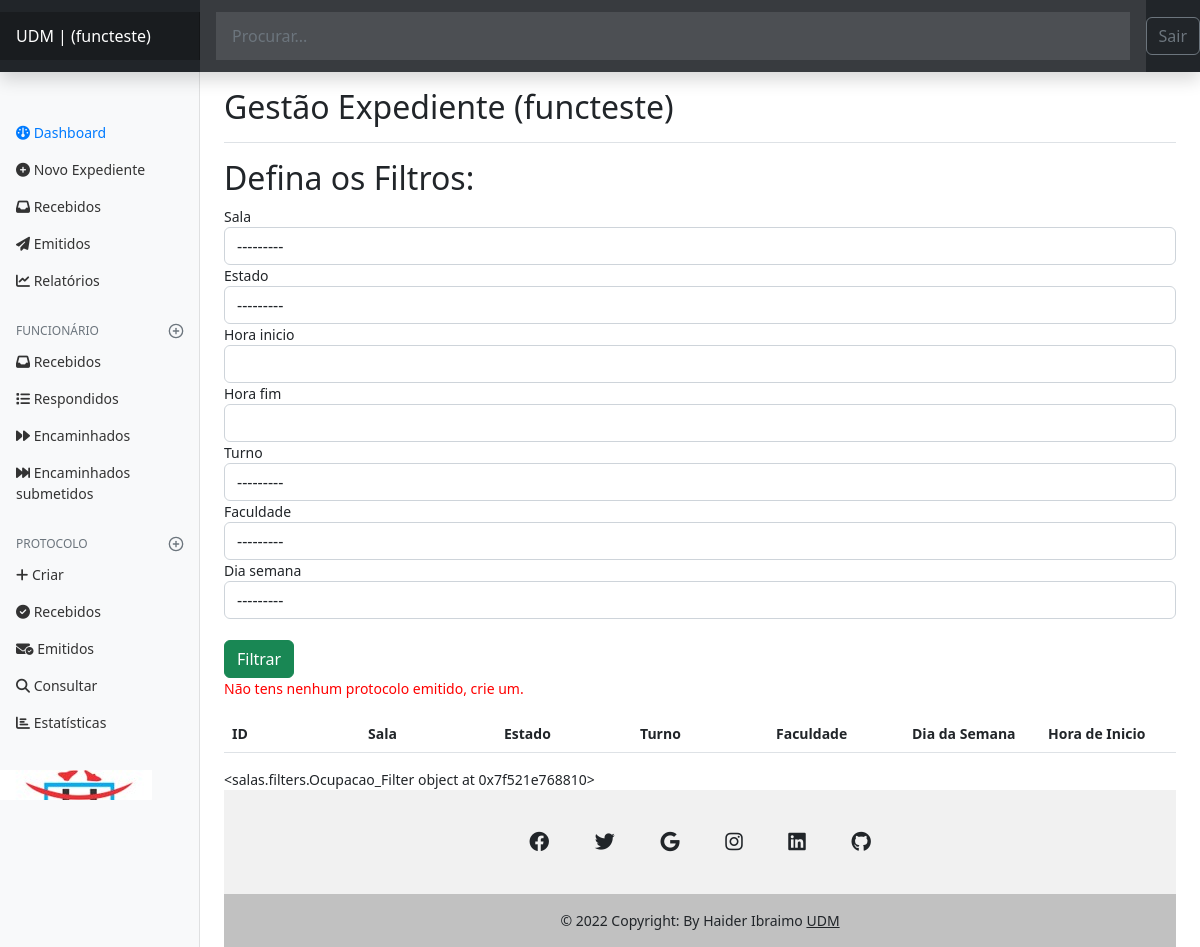
The page /salas/dashbord/salas/search/ (signed in) on the database as committed earlier.
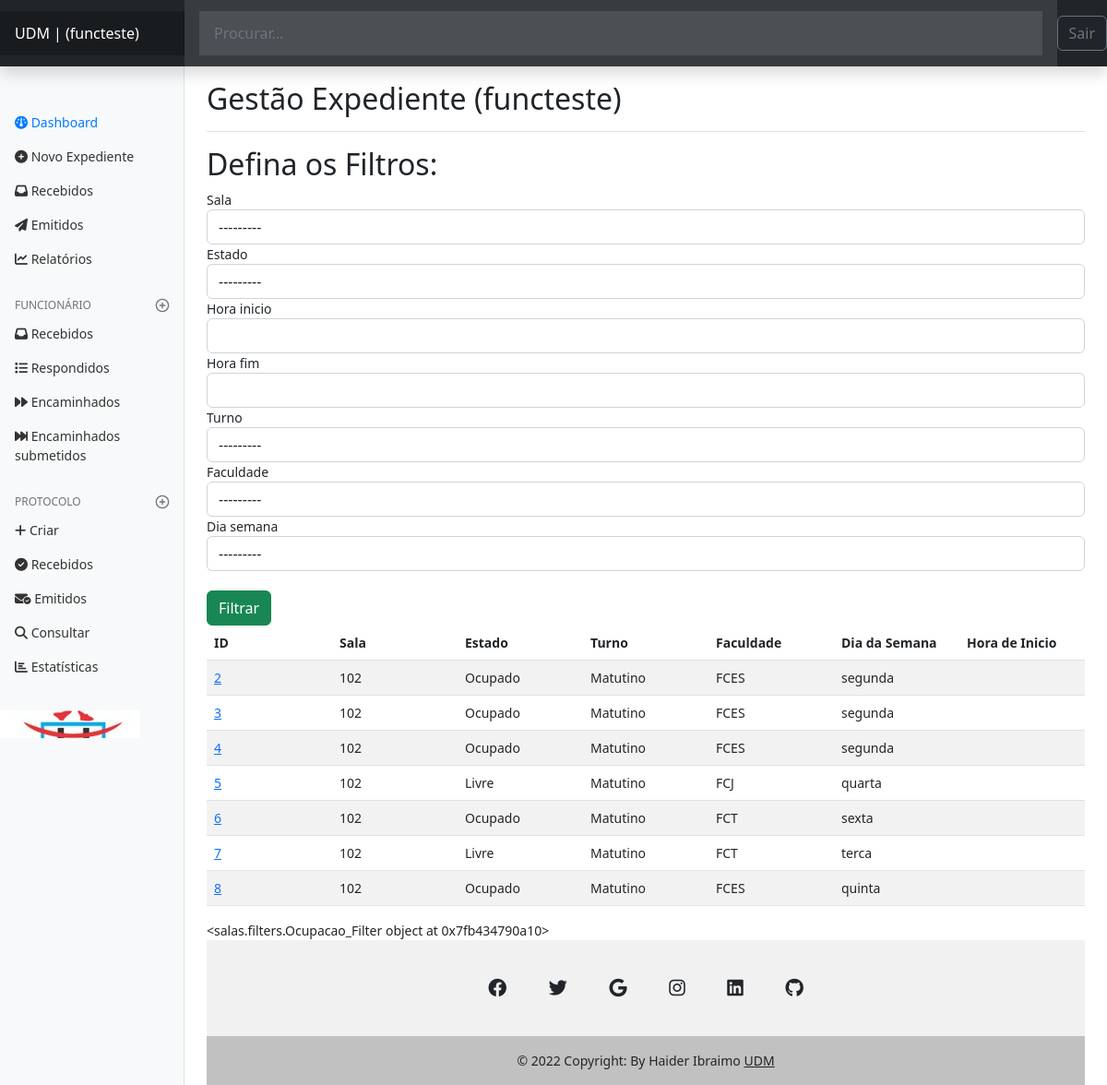
The same page on the database as committed later.
### salas/models.py (models this page shows)
class Ocupacao(models.Model):
    sala = models.ForeignKey(Sala, on_delete=models.CASCADE)
    ESTADO_CHOICES = [
        ('Livre', 'Livre'),
        ('Ocupado', 'Ocupado'),
    ]
    estado = models.CharField(max_length=25, choices=ESTADO_CHOICES)
    hora_inicio = models.TimeField()
    hora_fim = models.TimeField()
    TURNO_CHOICES = [
        ('Matutino', 'Matutino'),
        ('Vespertino', 'Vespertino'),
        ('Nocturno', 'Nocturno'),
    ]
    turno = models.CharField(max_length=25, choices=TURNO_CHOICES)
    FACULDADE_CHOICES = [
        ('FCJ', 'FCJ'),
        ('FCES', 'FCES'),
        ('FCT', 'FCT'),
    ]
    faculdade = models.CharField(max_length=25, choices=FACULDADE_CHOICES)
    DIAS_CHOICES = [
        ('segunda', 'Segunda-feira'),
        ('terca', 'Terça-feira'),
        ('quarta', 'Quarta-feira'),
        ('quinta', 'Quinta-feira'),
        ('sexta', 'Sexta-feira'),
        ('sabado', 'Sábado'),
        ('domingo', 'Domingo'),
    ]
    dia_semana = models.CharField(max_length=10, choices=DIAS_CHOICES)
    TEMPO_CHOICES = [
        (1, '1º tempo'),
        (2, '2º tempo'),
        (3, '3º tempo'),
        (4, '4º tempo'),
    ]
    tempo = models.IntegerField(choices=TEMPO_CHOICES)
    def __str__(self):
        return f"{self.sala.nome} - {self.hora_inicio} to {self.hora_fim}"

class Sala(models.Model):
    nome = models.CharField(max_length=100)
    capacidade = models.IntegerField()
    def __str__(self):
        return self.nome

### salas/views.py (the view)
@login_required(login_url='authors:login', redirect_field_name='next')
def salas_search(request):
    id_departamento = Funcionario.objects.filter(author=request.user).first()
    if not id_departamento:
        raise Http404()
    print(id_departamento.departamento.id)
    if id_departamento:
        ocupacaoes = Ocupacao_Filter(
            request.GET, queryset=Ocupacao.objects.all())
    else:
        raise Http404()
    filtro = Ocupacao_Filter(request.GET, queryset=Ocupacao.objects.all())
    return render(request, 'salas/sala_search.html',
                  context={
                      'funcionario': id_departamento,
                      'filtro': filtro,
                      'ocupacoes': ocupacaoes,
                  })

### salas/templates/salas/sala_search.html (shortened to what this page needs)
{% extends 'global/base.html' %}
{% block content %}
<h2>Defina os Filtros: </h2>
{% load crispy_forms_tags %}
<form class="main-form" method="get">
  <div class="form-group">
  {{ ocupacoes.form|crispy }}
  </div>
  <br>
  <button class="btn btn-success" type="submit">Filtrar</button>
</form>
<table class="table table-striped table-hover"  style="table-layout: fixed;">
  <thead>
    <tr>
      <th>ID </th>
        <th>Sala</th>
        <th>Estado</th>
        <th>Turno</th>
        <th>Faculdade</th>
        <th>Dia da Semana</th>
        <th>Hora de Inicio</th>
   </tr>
    </thead>
  {% for ocupacao in ocupacoes.qs %}
  <tr>
      <td><a href="{% url 'dashbord_salas_detail' ocupacao.id %}">{{ ocupacao.id }}</a> </td>
      <td>{{ ocupacao.sala }}</td>
      <td>{{ ocupacao.estado}}</td>
      <td>{{ ocupacao.turno }}</td>
      <td>{{ ocupacao.faculdade}}</td>
      <td>{{ ocupacao.dia_semana }}</td>
      <td>{{ ocupacao.phora_inicio }}</td>
   </tr>
  {% empty %}
      <p style="color:red">Não tens nenhum protocolo emitido, crie um.</p>
  {% endfor %}
</table>
{{ ocupacoes }}
{% endblock content %}

Rows that differ between the two databases and show on the page:
added Ocupacao: id "2", sala "102", estado "Ocupado", turno "Matutino", faculdade "FCES", dia_semana "segunda"
added Ocupacao: id "3", sala "102", estado "Ocupado", turno "Matutino", faculdade "FCES", dia_semana "segunda"
added Ocupacao: id "4", sala "102", estado "Ocupado", turno "Matutino", faculdade "FCES", dia_semana "segunda"
added Ocupacao: id "5", sala "102", estado "Livre", turno "Matutino", faculdade "FCJ", dia_semana "quarta"
added Ocupacao: id "6", sala "102", estado "Ocupado", turno "Matutino", faculdade "FCT", dia_semana "sexta"
added Ocupacao: id "7", sala "102", estado "Livre", turno "Matutino", faculdade "FCT", dia_semana "terca"
added Ocupacao: id "8", sala "102", estado "Ocupado", turno "Matutino", faculdade "FCES", dia_semana "quinta"
Other text that changed with them:
{{ ocupacoes }}: "<salas.filters.Ocupacao_Filter object at 0x7f521e768810>" → "<salas.filters.Ocupacao_Filter object at 0x7fb434790a10>"
text no longer shown: "Não tens nenhum protocolo emitido, crie um."
